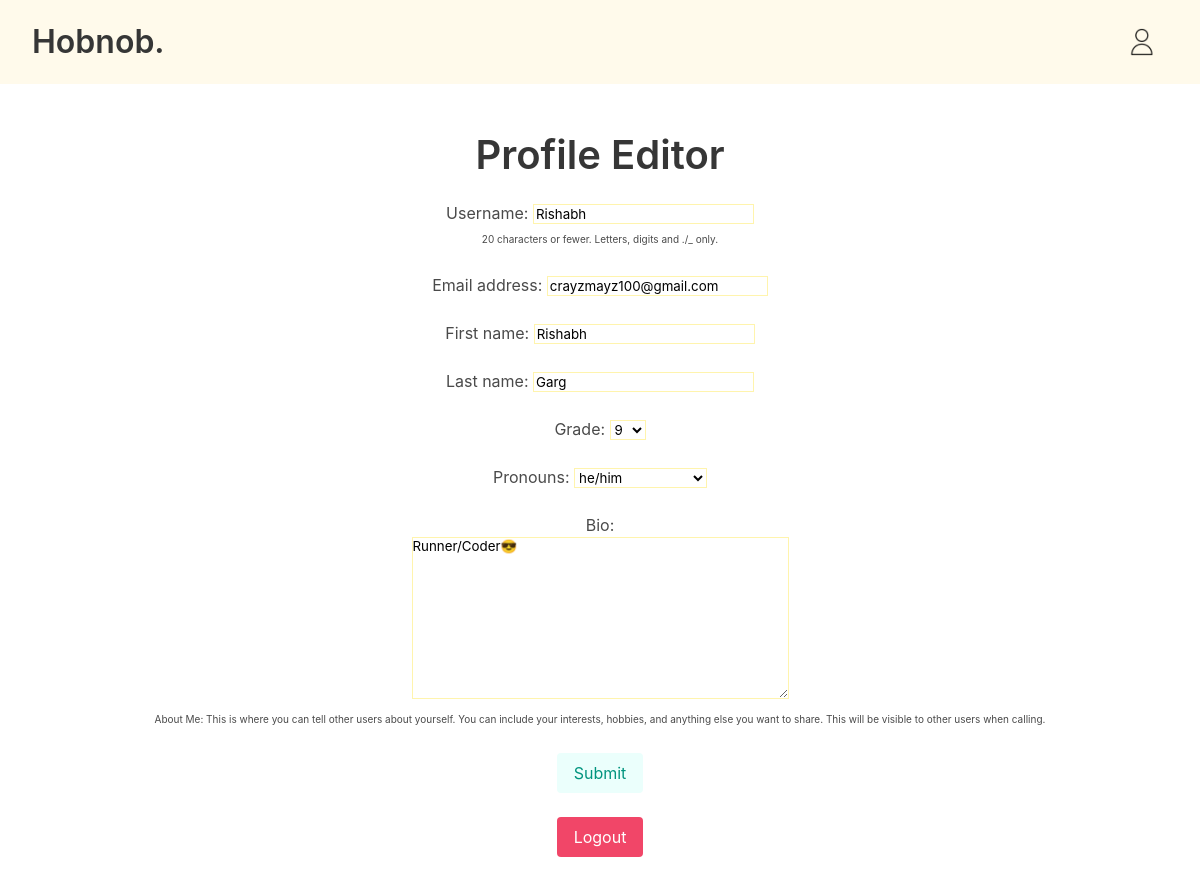
Page /profile/ (signed in) on the committed database.
### WebApp/models.py (models this page shows, shortened)
class User(AbstractUser):
    username_validator = UsernameValidator()
    username = models.CharField(
        _("username"),
        max_length=20,
        unique=True,
        help_text=_(
            "20 characters or fewer. Letters, digits and ./_ only."
        ),
        validators=[username_validator],
        error_messages={
            "unique": _("A user with that username already exists."),
        },
    )
    password_validator = PasswordValidator()
    password = models.CharField(
        _("password"),
        max_length=128,
        validators=[password_validator]
    )
    grade_choices = (
        (9, '9'),
        (10, '10'),
        (11, '11'),
        (12, '12'),
    )
    grade = models.IntegerField(choices=grade_choices, default=9)
    pronoun_choices = (
        ('he/him', 'he/him'),
        ('she/her', 'she/her'),
        ('they/them', 'they/them'),
        ('Prefer Not To Say', 'Prefer Not To Say'),
    )
    pronouns = models.CharField(
        choices=pronoun_choices,
        max_length=20,
        default='Prefer Not To Say'
    )
    school = models.CharField(max_length=100, default='')
    recent_calls = models.ManyToManyField('self', blank=True, symmetrical=False)
    in_queue = models.BooleanField(default=False)
    user_bio = models.TextField(max_length=1000, default='')
    REQUIRED_FIELDS = ["email", "first_name", "last_name",
                       "grade", "pronouns", "school", "password"]

### WebApp/views.py (the view)
# urls.py: path('profile/', views.profile, name='profile'),
@login_required(login_url="login")
def profile(request: HttpRequest) -> HttpResponse:
    if request.method == "POST":
        form: UserEditForm = UserEditForm(request.POST, instance=request.user)
        if form.is_valid():
            form.save()
    else:
        form: UserEditForm = UserEditForm(instance=request.user)
    return render(request, "profile.html", {"form": form})

### WebApp/forms.py
class UserEditForm(forms.ModelForm):
    user_bio = forms.CharField(widget=forms.Textarea(), label='Bio', label_suffix=':\n', required=False, help_text=BIO_HELP_TEXT)
    class Meta:
        model = User
        fields = ['username', 'email', 'first_name', 'last_name', 'grade', 'pronouns', 'user_bio']

### WebApp/templates/profile.html (shortened to what this page needs)
{% load static %}
<!DOCTYPE html>
<html lang="en">
<head>
    <link rel="stylesheet" href="https://cdn.jsdelivr.net/npm/bulma@0.9.4/css/bulma.min.css">
    <link rel="stylesheet" href="{% static 'css/style.css' %}">
</head>
<body class="background-image">
    <nav class="navbar py-4 has-background-warning-light">
        <div class="container is-fluid">
            <div class="navbar-brand">
                <a class="navbar-item" href="/">
                    <h1 class="title">Hobnob<strong>.</strong></h1>
                </a>
            </div>
            <div class="navbar-end">
                <a class="navbar-item" href="/call">
                    <img src="{% static 'images/profile.png' %}" alt="Profile Icon">
                </a>
            </div>
        </div>
    </nav>
    <section class="section is-fullheight has-text-centered">
        {% block content %}
        <h2 class="title is-2">Profile Editor</h2>
        <div class="form">
            <form method="post" action="{% url 'profile' %}" class="form">
                {{ form.as_p }}
                <div class="field has-text-centered">
                    <div class="control">
                        <button type="submit" class="button is-light is-primary">Submit</button>
                    </div>
                </div>
            </form>
            <br>
            <form method="post" action="{% url 'logout' %}" class="form">
                <div class="field has-text-centered">
                    <div class="control">
                        <button type="submit" class="button is-danger">Logout</button>
                    </div>
                </div>
            </form>
        </div>
        {% endblock %}
    </section>
</body>

### WebApp/static/css/style.css (style rules this page uses)
div.form p::after { content: "\A\A"; white-space: pre; }
div.form p span.helptext { font-size: 10px; }
div.form p span.helptext::before { content: "\A"; white-space: pre; }
body { min-height: 100vh; min-width: 100vw; height: 100%; width: 100%; margin: 0; padding: 0; }
.background-image { background-image: url("../images/indexbackground.jpg") ; background-position: center center; background-repeat: no-repeat; background-attachment: fixed; background-size: cover; }
input, textarea, select { background-color: rgb(255, 255, 255); border: 1px solid rgb(255, 244, 173); }

### WebApp/templates/profile.html (style rules this page uses)
label { white-space: pre-line; }

### rows in the picture
User: username "Rishabh", email "crayzmayz100@gmail.com", first_name "Rishabh", last_name "Garg", grade "9", pronouns "he/him", user_bio "Runner/Coder😎"
